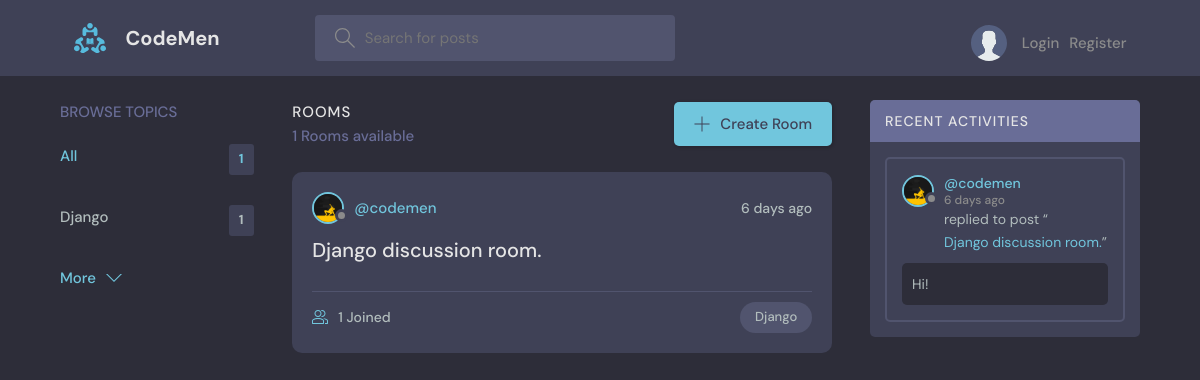
The app's page /, older data.
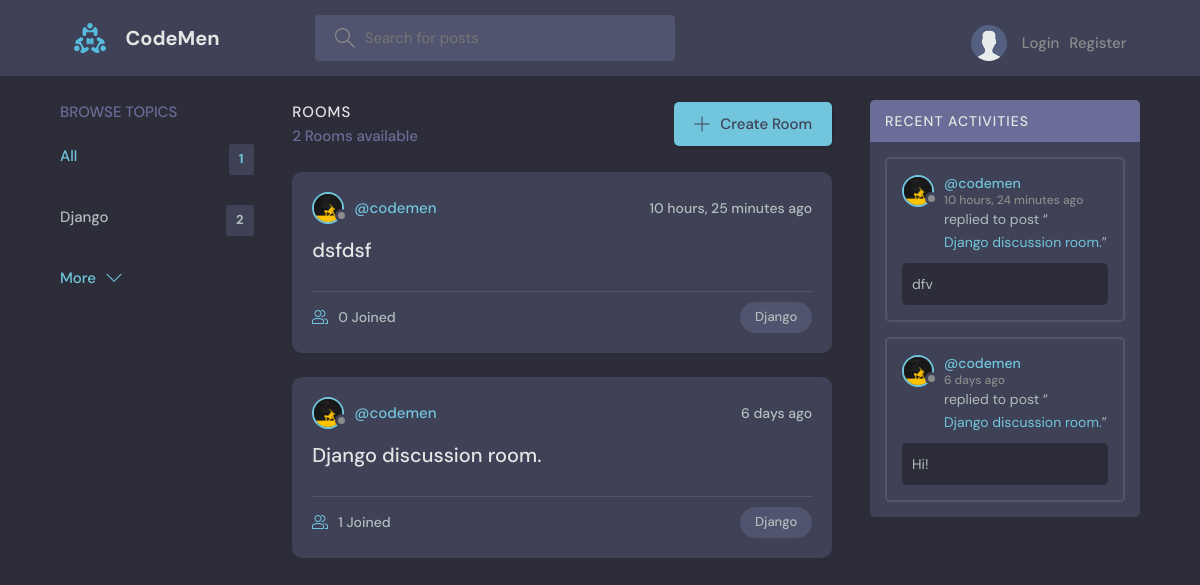
The same page, newer data.
### base/models.py (models this page shows, shortened)
class Topic(models.Model):
    name = models.CharField(max_length=200)

class Room(models.Model):
    host = models.ForeignKey(User, on_delete=models.SET_NULL, null=True)
    topic = models.ForeignKey(Topic, on_delete=models.SET_NULL, null=True)
    name = models.CharField(max_length=200)
    description = models.TextField(null=True, blank=True)
    participants = models.ManyToManyField(
        User, related_name='participants', blank=True)
    updated = models.DateTimeField(auto_now=True)
    created = models.DateTimeField(auto_now_add=True)
    class Meta:
        ordering = ['-updated', '-created']
    def __str__(self):
        return self.name

class User(AbstractUser):
    name = models.CharField(max_length=200, null=True)
    email = models.EmailField(unique=True, null=True)
    bio = models.TextField(null=True)
    avatar = models.ImageField(null=True, default="avatar.svg")
    USERNAME_FIELD = 'email'
    REQUIRED_FIELDS = []

class Message(models.Model):
    user = models.ForeignKey(User, on_delete=models.CASCADE)
    room = models.ForeignKey(Room, on_delete=models.CASCADE)
    body = models.TextField()
    updated = models.DateTimeField(auto_now=True)
    created = models.DateTimeField(auto_now_add=True)
    class Meta:
        ordering = ['-updated', '-created']

### base/views.py (the view)
# urls.py: path('', views.home, name="home"),
def home(request):
    q = request.GET.get('q') if request.GET.get('q') != None else ''
    rooms = Room.objects.filter(
        Q(topic__name__icontains=q) |
        Q(name__icontains=q) |
        Q(description__icontains=q)
    )
    topics = Topic.objects.all()[0:5]
    room_count = rooms.count()
    room_messages = Message.objects.filter(
        Q(room__topic__name__icontains=q))[0:5]
    context = {'rooms': rooms, 'topics': topics,
               'room_count': room_count, 'room_messages': room_messages}
    return render(request, 'base/home.html', context)

### base/templates/base/home.html (shortened to what this page needs)
{% extends 'main.html' %}
{% block content %}
<main class="layout layout--3">
  <div class="container">
    {% include 'base/topics_component.html' %}
    <div class="roomList">
      <div class="roomList__header">
        <div>
          <h2>Rooms</h2>
          <p>{{room_count}} Rooms available</p>
        </div>
        <a class="btn btn--main" href="{% url 'create-room' %}">
          <svg version="1.1" xmlns="http://www.w3.org/2000/svg" width="32" height="32" viewBox="0 0 32 32">
            <title>add</title>
            <path
              d="M16.943 0.943h-1.885v14.115h-14.115v1.885h14.115v14.115h1.885v-14.115h14.115v-1.885h-14.115v-14.115z">
            </path>
          </svg>
          Create Room
        </a>
      </div>
      {% include 'base/feed_component.html' %}
    </div>
    {% include 'base/activity_component.html' %}
  </div>
</main>
{% endblock %}

### base/templates/base/topics_component.html
<div class="topics">
    <div class="topics__header">
        <h2>Browse Topics</h2>
    </div>
    <ul class="topics__list">
        <li>
            <a href="{% url 'home' %}" class="active">All <span>{{topics.count}}</span></a>
        </li>
        {% for topic in topics %}
        <li>
            <a href="{% url 'home' %}?q={{topic.name}}">{{topic.name}}<span>{{topic.room_set.all.count}}</span></a>
        </li>
        {% endfor %}
    </ul>
    <a class="btn btn--link" href="{% url 'topics' %}">
        More
        <svg version="1.1" xmlns="http://www.w3.org/2000/svg" width="32" height="32" viewBox="0 0 32 32">
            <title>chevron-down</title>
            <path d="M16 21l-13-13h-3l16 16 16-16h-3l-13 13z"></path>
        </svg>
    </a>
</div>

### base/templates/base/feed_component.html (shortened to what this page needs)
{% for room in rooms %}
<div class="roomListRoom">
    <div class="roomListRoom__header">
        <a href="{% url 'user-profile' room.host.id %}" class="roomListRoom__author">
            <div class="avatar avatar--small">
                <img src="{{room.host.avatar.url}}" />
            </div>
            <span>@{{room.host.username}}</span>
        </a>
        <div class="roomListRoom__actions">
            <span>{{room.created|timesince}} ago</span>
        </div>
    </div>
    <div class="roomListRoom__content">
        <a href="{% url 'room' room.id %}">{{room.name}}</a>
    </div>
    <div class="roomListRoom__meta">
        <a href="{% url 'room' room.id %}" class="roomListRoom__joined">
            {{room.participants.all.count}} Joined
        </a>
        <p class="roomListRoom__topic">{{room.topic.name}}</p>
    </div>
</div>
{% endfor %}

### base/templates/base/activity_component.html (shortened to what this page needs)
<div class="activities">
    <div class="activities__header">
        <h2>Recent Activities</h2>
    </div>
    {% for message in room_messages %}
    <div class="activities__box">
        <div class="activities__boxHeader roomListRoom__header">
            <a href="{% url 'user-profile' message.user.id %}" class="roomListRoom__author">
                <div class="avatar avatar--small">
                    <img src="{{message.user.avatar.url}}" />
                </div>
                <p>
                    @{{message.user.username}}
                    <span>{{message.created|timesince}} ago</span>
                </p>
            </a>
        </div>
        <div class="activities__boxContent">
            <p>replied to post “<a href="{% url 'room' message.room.id %}">{{message.room}}</a>”</p>
            <div class="activities__boxRoomContent">{{message.body}}</div>
        </div>
    </div>
    {% endfor %}
</div>

Row changes from the older to the newer data that the page shows:
computed for Topic "Django": room_set.all.count "1" → "2"
added Room: host.avatar (picture), host.username "codemen", created "10 hours, 25 minutes", name "dsfdsf", participants.all.count "0", topic.name "Django"
added Message: user.avatar (picture), user.username "codemen", created "10 hours, 24 minutes", room "Django discussion room.", body "dfv"
Text that changed along with them:
{{ room_count }}: "1" → "2"
